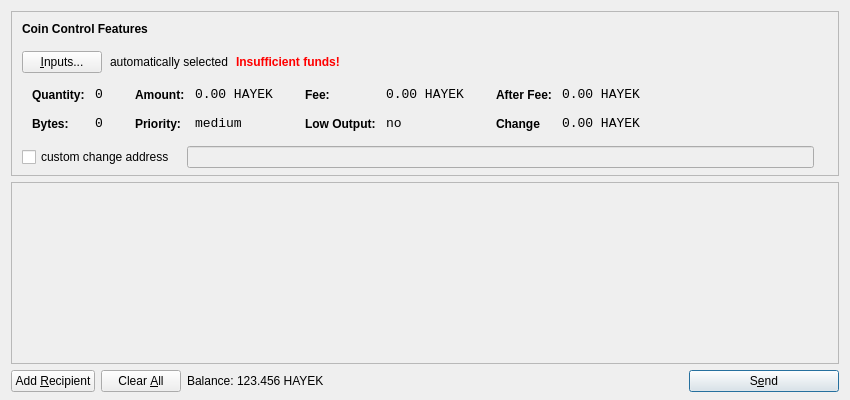
<?xml version="1.0" encoding="UTF-8"?>
<ui version="4.0">
 <class>SendCoinsDialog</class>
 <widget class="QDialog" name="SendCoinsDialog">
  <property name="geometry">
   <rect>
    <x>0</x>
    <y>0</y>
    <width>850</width>
    <height>400</height>
   </rect>
  </property>
  <property name="windowTitle">
   <string>Send Coins</string>
  </property>
  <layout class="QVBoxLayout" name="verticalLayout" stretch="0,1,0">
   <property name="bottomMargin">
    <number>8</number>
   </property>
   <item>
    <widget class="QFrame" name="frameCoinControl">
     <property name="sizePolicy">
      <sizepolicy hsizetype="Expanding" vsizetype="Expanding">
       <horstretch>0</horstretch>
       <verstretch>0</verstretch>
      </sizepolicy>
     </property>
     <property name="maximumSize">
      <size>
       <width>16777215</width>
       <height>16777215</height>
      </size>
     </property>
     <property name="frameShape">
      <enum>QFrame::StyledPanel</enum>
     </property>
     <property name="frameShadow">
      <enum>QFrame::Sunken</enum>
     </property>
     <layout class="QVBoxLayout" name="verticalLayoutCoinControl2">
      <property name="spacing">
       <number>6</number>
      </property>
      <property name="leftMargin">
       <number>0</number>
      </property>
      <property name="topMargin">
       <number>0</number>
      </property>
      <property name="rightMargin">
       <number>0</number>
      </property>
      <property name="bottomMargin">
       <number>6</number>
      </property>
      <item>
       <layout class="QVBoxLayout" name="verticalLayoutCoinControl" stretch="0,0,0,0,1">
        <property name="spacing">
         <number>0</number>
        </property>
        <property name="leftMargin">
         <number>10</number>
        </property>
        <property name="topMargin">
         <number>10</number>
        </property>
        <item>
         <layout class="QHBoxLayout" name="horizontalLayoutCoinControl1">
          <property name="bottomMargin">
           <number>15</number>
          </property>
          <item>
           <widget class="QLabel" name="labelCoinControlFeatures">
            <property name="sizePolicy">
             <sizepolicy hsizetype="Preferred" vsizetype="Maximum">
              <horstretch>0</horstretch>
              <verstretch>0</verstretch>
             </sizepolicy>
            </property>
            <property name="font">
             <font>
              <weight>75</weight>
              <bold>true</bold>
             </font>
            </property>
            <property name="styleSheet">
             <string notr="true">font-weight:bold;</string>
            </property>
            <property name="text">
             <string>Coin Control Features</string>
            </property>
           </widget>
          </item>
         </layout>
        </item>
        <item>
         <layout class="QHBoxLayout" name="horizontalLayoutCoinControl2" stretch="0,0,0,0">
          <property name="spacing">
           <number>8</number>
          </property>
          <property name="bottomMargin">
           <number>10</number>
          </property>
          <item>
           <widget class="QPushButton" name="pushButtonCoinControl">
            <property name="styleSheet">
             <string notr="true"/>
            </property>
            <property name="text">
             <string>&amp;Inputs...</string>
            </property>
           </widget>
          </item>
          <item>
           <widget class="QLabel" name="labelCoinControlAutomaticallySelected">
            <property name="text">
             <string>automatically selected</string>
            </property>
            <property name="margin">
             <number>5</number>
            </property>
           </widget>
          </item>
          <item>
           <widget class="QLabel" name="labelCoinControlInsuffFunds">
            <property name="font">
             <font>
              <weight>75</weight>
              <bold>true</bold>
             </font>
            </property>
            <property name="styleSheet">
             <string notr="true">color:red;font-weight:bold;</string>
            </property>
            <property name="text">
             <string>Insufficient funds!</string>
            </property>
            <property name="margin">
             <number>5</number>
            </property>
           </widget>
          </item>
          <item>
           <spacer name="horizontalSpacerCoinControl">
            <property name="orientation">
             <enum>Qt::Horizontal</enum>
            </property>
            <property name="sizeHint" stdset="0">
             <size>
              <width>40</width>
              <height>1</height>
             </size>
            </property>
           </spacer>
          </item>
         </layout>
        </item>
        <item>
         <widget class="QWidget" name="widgetCoinControl" native="true">
          <property name="sizePolicy">
           <sizepolicy hsizetype="Preferred" vsizetype="Preferred">
            <horstretch>0</horstretch>
            <verstretch>0</verstretch>
           </sizepolicy>
          </property>
          <property name="minimumSize">
           <size>
            <width>0</width>
            <height>0</height>
           </size>
          </property>
          <property name="styleSheet">
           <string notr="true"/>
          </property>
          <layout class="QHBoxLayout" name="horizontalLayoutCoinControl5">
           <property name="leftMargin">
            <number>0</number>
           </property>
           <property name="topMargin">
            <number>0</number>
           </property>
           <property name="rightMargin">
            <number>0</number>
           </property>
           <property name="bottomMargin">
            <number>0</number>
           </property>
           <item>
            <layout class="QHBoxLayout" name="horizontalLayoutCoinControl3" stretch="0,0,0,1">
             <property name="spacing">
              <number>20</number>
             </property>
             <property name="topMargin">
              <number>0</number>
             </property>
             <property name="bottomMargin">
              <number>10</number>
             </property>
             <item>
              <layout class="QFormLayout" name="formLayoutCoinControl1">
               <property name="horizontalSpacing">
                <number>10</number>
               </property>
               <property name="verticalSpacing">
                <number>14</number>
               </property>
               <property name="leftMargin">
                <number>10</number>
               </property>
               <property name="topMargin">
                <number>4</number>
               </property>
               <property name="rightMargin">
                <number>6</number>
               </property>
               <item row="0" column="0">
                <widget class="QLabel" name="labelCoinControlQuantityText">
                 <property name="styleSheet">
                  <string notr="true">font-weight:bold;</string>
                 </property>
                 <property name="text">
                  <string>Quantity:</string>
                 </property>
                 <property name="margin">
                  <number>0</number>
                 </property>
                </widget>
               </item>
               <item row="0" column="1">
                <widget class="QLabel" name="labelCoinControlQuantity">
                 <property name="font">
                  <font>
                   <family>Monospace</family>
                   <pointsize>10</pointsize>
                  </font>
                 </property>
                 <property name="cursor">
                  <cursorShape>IBeamCursor</cursorShape>
                 </property>
                 <property name="contextMenuPolicy">
                  <enum>Qt::ActionsContextMenu</enum>
                 </property>
                 <property name="text">
                  <string>0</string>
                 </property>
                 <property name="margin">
                  <number>0</number>
                 </property>
                 <property name="textInteractionFlags">
                  <set>Qt::LinksAccessibleByMouse|Qt::TextSelectableByKeyboard|Qt::TextSelectableByMouse</set>
                 </property>
                </widget>
               </item>
               <item row="1" column="0">
                <widget class="QLabel" name="labelCoinControlBytesText">
                 <property name="styleSheet">
                  <string notr="true">font-weight:bold;</string>
                 </property>
                 <property name="text">
                  <string>Bytes:</string>
                 </property>
                </widget>
               </item>
               <item row="1" column="1">
                <widget class="QLabel" name="labelCoinControlBytes">
                 <property name="font">
                  <font>
                   <family>Monospace</family>
                   <pointsize>10</pointsize>
                  </font>
                 </property>
                 <property name="cursor">
                  <cursorShape>IBeamCursor</cursorShape>
                 </property>
                 <property name="contextMenuPolicy">
                  <enum>Qt::ActionsContextMenu</enum>
                 </property>
                 <property name="text">
                  <string>0</string>
                 </property>
                 <property name="textInteractionFlags">
                  <set>Qt::LinksAccessibleByMouse|Qt::TextSelectableByKeyboard|Qt::TextSelectableByMouse</set>
                 </property>
                </widget>
               </item>
              </layout>
             </item>
             <item>
              <layout class="QFormLayout" name="formLayoutCoinControl2">
               <property name="horizontalSpacing">
                <number>10</number>
               </property>
               <property name="verticalSpacing">
                <number>14</number>
               </property>
               <property name="leftMargin">
                <number>6</number>
               </property>
               <property name="topMargin">
                <number>4</number>
               </property>
               <property name="rightMargin">
                <number>6</number>
               </property>
               <item row="0" column="0">
                <widget class="QLabel" name="labelCoinControlAmountText">
                 <property name="styleSheet">
                  <string notr="true">font-weight:bold;</string>
                 </property>
                 <property name="text">
                  <string>Amount:</string>
                 </property>
                 <property name="margin">
                  <number>0</number>
                 </property>
                </widget>
               </item>
               <item row="0" column="1">
                <widget class="QLabel" name="labelCoinControlAmount">
                 <property name="font">
                  <font>
                   <family>Monospace</family>
                   <pointsize>10</pointsize>
                  </font>
                 </property>
                 <property name="cursor">
                  <cursorShape>IBeamCursor</cursorShape>
                 </property>
                 <property name="contextMenuPolicy">
                  <enum>Qt::ActionsContextMenu</enum>
                 </property>
                 <property name="text">
                  <string>0.00 HAYEK</string>
                 </property>
                 <property name="textInteractionFlags">
                  <set>Qt::LinksAccessibleByMouse|Qt::TextSelectableByKeyboard|Qt::TextSelectableByMouse</set>
                 </property>
                </widget>
               </item>
               <item row="1" column="0">
                <widget class="QLabel" name="labelCoinControlPriorityText">
                 <property name="styleSheet">
                  <string notr="true">font-weight:bold;</string>
                 </property>
                 <property name="text">
                  <string>Priority:</string>
                 </property>
                </widget>
               </item>
               <item row="1" column="1">
                <widget class="QLabel" name="labelCoinControlPriority">
                 <property name="font">
                  <font>
                   <family>Monospace</family>
                   <pointsize>10</pointsize>
                  </font>
                 </property>
                 <property name="cursor">
                  <cursorShape>IBeamCursor</cursorShape>
                 </property>
                 <property name="contextMenuPolicy">
                  <enum>Qt::ActionsContextMenu</enum>
                 </property>
                 <property name="text">
                  <string>medium</string>
                 </property>
                 <property name="textInteractionFlags">
                  <set>Qt::LinksAccessibleByMouse|Qt::TextSelectableByKeyboard|Qt::TextSelectableByMouse</set>
                 </property>
                </widget>
               </item>
              </layout>
             </item>
             <item>
              <layout class="QFormLayout" name="formLayoutCoinControl3">
               <property name="horizontalSpacing">
                <number>10</number>
               </property>
               <property name="verticalSpacing">
                <number>14</number>
               </property>
               <property name="leftMargin">
                <number>6</number>
               </property>
               <property name="topMargin">
                <number>4</number>
               </property>
               <property name="rightMargin">
                <number>6</number>
               </property>
               <item row="0" column="0">
                <widget class="QLabel" name="labelCoinControlFeeText">
                 <property name="styleSheet">
                  <string notr="true">font-weight:bold;</string>
                 </property>
                 <property name="text">
                  <string>Fee:</string>
                 </property>
                 <property name="margin">
                  <number>0</number>
                 </property>
                </widget>
               </item>
               <item row="0" column="1">
                <widget class="QLabel" name="labelCoinControlFee">
                 <property name="font">
                  <font>
                   <family>Monospace</family>
                   <pointsize>10</pointsize>
                  </font>
                 </property>
                 <property name="cursor">
                  <cursorShape>IBeamCursor</cursorShape>
                 </property>
                 <property name="contextMenuPolicy">
                  <enum>Qt::ActionsContextMenu</enum>
                 </property>
                 <property name="text">
                  <string>0.00 HAYEK</string>
                 </property>
                 <property name="textInteractionFlags">
                  <set>Qt::LinksAccessibleByMouse|Qt::TextSelectableByKeyboard|Qt::TextSelectableByMouse</set>
                 </property>
                </widget>
               </item>
               <item row="1" column="0">
                <widget class="QLabel" name="labelCoinControlLowOutputText">
                 <property name="styleSheet">
                  <string notr="true">font-weight:bold;</string>
                 </property>
                 <property name="text">
                  <string>Low Output:</string>
                 </property>
                </widget>
               </item>
               <item row="1" column="1">
                <widget class="QLabel" name="labelCoinControlLowOutput">
                 <property name="font">
                  <font>
                   <family>Monospace</family>
                   <pointsize>10</pointsize>
                  </font>
                 </property>
                 <property name="cursor">
                  <cursorShape>IBeamCursor</cursorShape>
                 </property>
                 <property name="contextMenuPolicy">
                  <enum>Qt::ActionsContextMenu</enum>
                 </property>
                 <property name="text">
                  <string>no</string>
                 </property>
                 <property name="textInteractionFlags">
                  <set>Qt::LinksAccessibleByMouse|Qt::TextSelectableByKeyboard|Qt::TextSelectableByMouse</set>
                 </property>
                </widget>
               </item>
              </layout>
             </item>
             <item>
              <layout class="QFormLayout" name="formLayoutCoinControl4">
               <property name="horizontalSpacing">
                <number>10</number>
               </property>
               <property name="verticalSpacing">
                <number>14</number>
               </property>
               <property name="leftMargin">
                <number>6</number>
               </property>
               <property name="topMargin">
                <number>4</number>
               </property>
               <property name="rightMargin">
                <number>6</number>
               </property>
               <item row="0" column="0">
                <widget class="QLabel" name="labelCoinControlAfterFeeText">
                 <property name="styleSheet">
                  <string notr="true">font-weight:bold;</string>
                 </property>
                 <property name="text">
                  <string>After Fee:</string>
                 </property>
                 <property name="margin">
                  <number>0</number>
                 </property>
                </widget>
               </item>
               <item row="0" column="1">
                <widget class="QLabel" name="labelCoinControlAfterFee">
                 <property name="font">
                  <font>
                   <family>Monospace</family>
                   <pointsize>10</pointsize>
                  </font>
                 </property>
                 <property name="cursor">
                  <cursorShape>IBeamCursor</cursorShape>
                 </property>
                 <property name="contextMenuPolicy">
                  <enum>Qt::ActionsContextMenu</enum>
                 </property>
                 <property name="text">
                  <string>0.00 HAYEK</string>
                 </property>
                 <property name="textInteractionFlags">
                  <set>Qt::LinksAccessibleByMouse|Qt::TextSelectableByKeyboard|Qt::TextSelectableByMouse</set>
                 </property>
                </widget>
               </item>
               <item row="1" column="0">
                <widget class="QLabel" name="labelCoinControlChangeText">
                 <property name="styleSheet">
                  <string notr="true">font-weight:bold;</string>
                 </property>
                 <property name="text">
                  <string>Change</string>
                 </property>
                </widget>
               </item>
               <item row="1" column="1">
                <widget class="QLabel" name="labelCoinControlChange">
                 <property name="font">
                  <font>
                   <family>Monospace</family>
                   <pointsize>10</pointsize>
                  </font>
                 </property>
                 <property name="cursor">
                  <cursorShape>IBeamCursor</cursorShape>
                 </property>
                 <property name="contextMenuPolicy">
                  <enum>Qt::ActionsContextMenu</enum>
                 </property>
                 <property name="text">
                  <string>0.00 HAYEK</string>
                 </property>
                 <property name="textInteractionFlags">
                  <set>Qt::LinksAccessibleByMouse|Qt::TextSelectableByKeyboard|Qt::TextSelectableByMouse</set>
                 </property>
                </widget>
               </item>
              </layout>
             </item>
            </layout>
           </item>
          </layout>
         </widget>
        </item>
        <item>
         <layout class="QHBoxLayout" name="horizontalLayoutCoinControl4" stretch="0,0,0">
          <property name="spacing">
           <number>12</number>
          </property>
          <property name="sizeConstraint">
           <enum>QLayout::SetDefaultConstraint</enum>
          </property>
          <property name="topMargin">
           <number>5</number>
          </property>
          <property name="rightMargin">
           <number>5</number>
          </property>
          <item>
           <widget class="QCheckBox" name="checkBoxCoinControlChange">
            <property name="text">
             <string>custom change address</string>
            </property>
           </widget>
          </item>
          <item>
           <widget class="QLineEdit" name="lineEditCoinControlChange">
            <property name="enabled">
             <bool>false</bool>
            </property>
            <property name="sizePolicy">
             <sizepolicy hsizetype="Expanding" vsizetype="Fixed">
              <horstretch>0</horstretch>
              <verstretch>0</verstretch>
             </sizepolicy>
            </property>
           </widget>
          </item>
          <item>
           <widget class="QLabel" name="labelCoinControlChangeLabel">
            <property name="sizePolicy">
             <sizepolicy hsizetype="Preferred" vsizetype="Expanding">
              <horstretch>0</horstretch>
              <verstretch>0</verstretch>
             </sizepolicy>
            </property>
            <property name="minimumSize">
             <size>
              <width>0</width>
              <height>0</height>
             </size>
            </property>
            <property name="text">
             <string/>
            </property>
            <property name="margin">
             <number>3</number>
            </property>
           </widget>
          </item>
         </layout>
        </item>
        <item>
         <spacer name="verticalSpacerCoinControl">
          <property name="orientation">
           <enum>Qt::Vertical</enum>
          </property>
          <property name="sizeHint" stdset="0">
           <size>
            <width>800</width>
            <height>1</height>
           </size>
          </property>
         </spacer>
        </item>
       </layout>
      </item>
     </layout>
    </widget>
   </item>
   <item>
    <widget class="QScrollArea" name="scrollArea">
     <property name="widgetResizable">
      <bool>true</bool>
     </property>
     <widget class="QWidget" name="scrollAreaWidgetContents">
      <property name="geometry">
       <rect>
        <x>0</x>
        <y>0</y>
        <width>830</width>
        <height>173</height>
       </rect>
      </property>
      <layout class="QVBoxLayout" name="verticalLayout_2">
       <property name="leftMargin">
        <number>0</number>
       </property>
       <property name="topMargin">
        <number>0</number>
       </property>
       <property name="rightMargin">
        <number>0</number>
       </property>
       <property name="bottomMargin">
        <number>0</number>
       </property>
       <item>
        <layout class="QVBoxLayout" name="entries">
         <property name="spacing">
          <number>6</number>
         </property>
        </layout>
       </item>
       <item>
        <spacer name="verticalSpacer">
         <property name="orientation">
          <enum>Qt::Vertical</enum>
         </property>
         <property name="sizeHint" stdset="0">
          <size>
           <width>20</width>
           <height>40</height>
          </size>
         </property>
        </spacer>
       </item>
      </layout>
     </widget>
    </widget>
   </item>
   <item>
    <layout class="QHBoxLayout" name="horizontalLayout">
     <item>
      <widget class="QPushButton" name="addButton">
       <property name="toolTip">
        <string>Send to multiple recipients at once</string>
       </property>
       <property name="text">
        <string>Add &amp;Recipient</string>
       </property>
       <property name="icon">
        <iconset resource="../bitcoin.qrc">
         <normaloff>:/icons/add</normaloff>:/icons/add</iconset>
       </property>
       <property name="autoDefault">
        <bool>false</bool>
       </property>
      </widget>
     </item>
     <item>
      <widget class="QPushButton" name="clearButton">
       <property name="sizePolicy">
        <sizepolicy hsizetype="Minimum" vsizetype="Fixed">
         <horstretch>0</horstretch>
         <verstretch>0</verstretch>
        </sizepolicy>
       </property>
       <property name="toolTip">
        <string>Remove all transaction fields</string>
       </property>
       <property name="text">
        <string>Clear &amp;All</string>
       </property>
       <property name="icon">
        <iconset resource="../bitcoin.qrc">
         <normaloff>:/icons/remove</normaloff>:/icons/remove</iconset>
       </property>
       <property name="autoRepeatDelay">
        <number>300</number>
       </property>
       <property name="autoDefault">
        <bool>false</bool>
       </property>
      </widget>
     </item>
     <item>
      <layout class="QHBoxLayout" name="horizontalLayout_2">
       <property name="spacing">
        <number>3</number>
       </property>
       <item>
        <widget class="QLabel" name="label">
         <property name="text">
          <string>Balance:</string>
         </property>
        </widget>
       </item>
       <item>
        <widget class="QLabel" name="labelBalance">
         <property name="cursor">
          <cursorShape>IBeamCursor</cursorShape>
         </property>
         <property name="text">
          <string>123.456 HAYEK</string>
         </property>
         <property name="textInteractionFlags">
          <set>Qt::LinksAccessibleByMouse|Qt::TextSelectableByKeyboard|Qt::TextSelectableByMouse</set>
         </property>
        </widget>
       </item>
      </layout>
     </item>
     <item>
      <spacer name="horizontalSpacer">
       <property name="orientation">
        <enum>Qt::Horizontal</enum>
       </property>
       <property name="sizeHint" stdset="0">
        <size>
         <width>40</width>
         <height>20</height>
        </size>
       </property>
      </spacer>
     </item>
     <item>
      <widget class="QPushButton" name="sendButton">
       <property name="minimumSize">
        <size>
         <width>150</width>
         <height>0</height>
        </size>
       </property>
       <property name="toolTip">
        <string>Confirm the send action</string>
       </property>
       <property name="text">
        <string>S&amp;end</string>
       </property>
       <property name="icon">
        <iconset resource="../bitcoin.qrc">
         <normaloff>:/icons/send</normaloff>:/icons/send</iconset>
       </property>
       <property name="default">
        <bool>true</bool>
       </property>
      </widget>
     </item>
    </layout>
   </item>
  </layout>
 </widget>
 <resources>
  <include location="../bitcoin.qrc"/>
 </resources>
 <connections/>
</ui>
